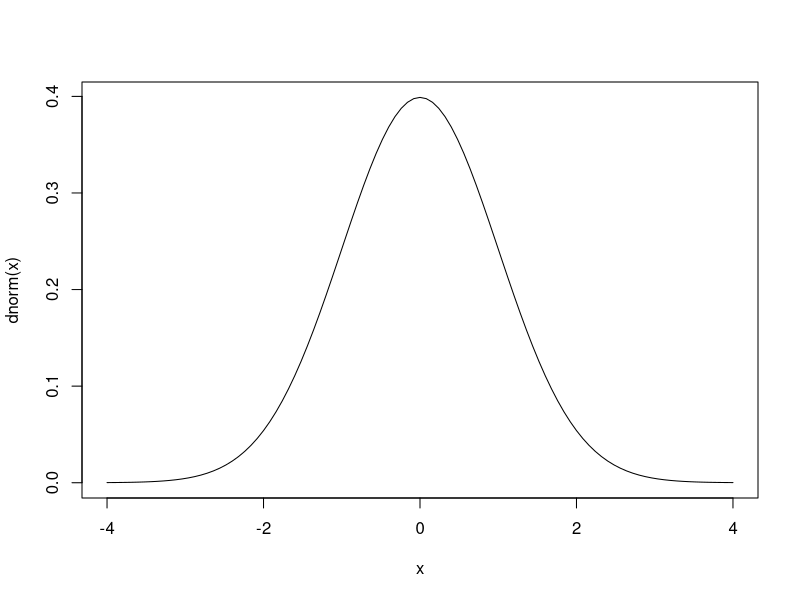
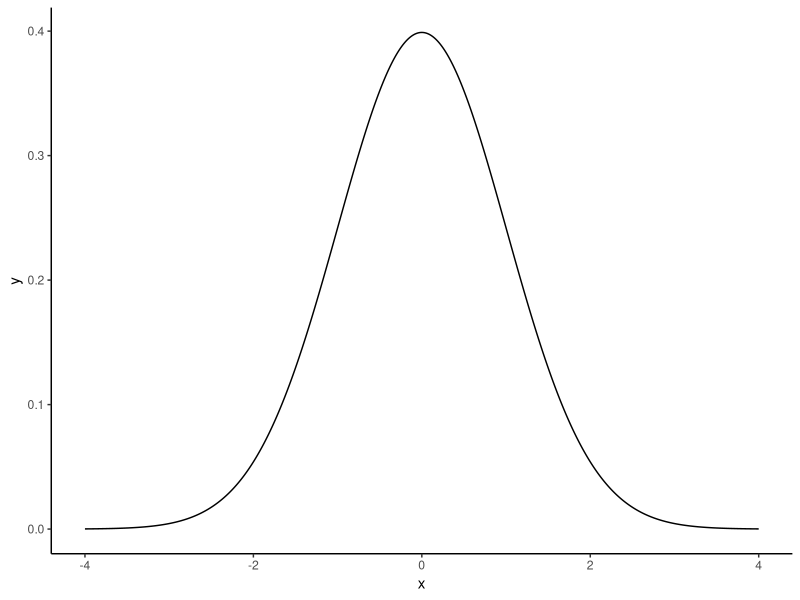
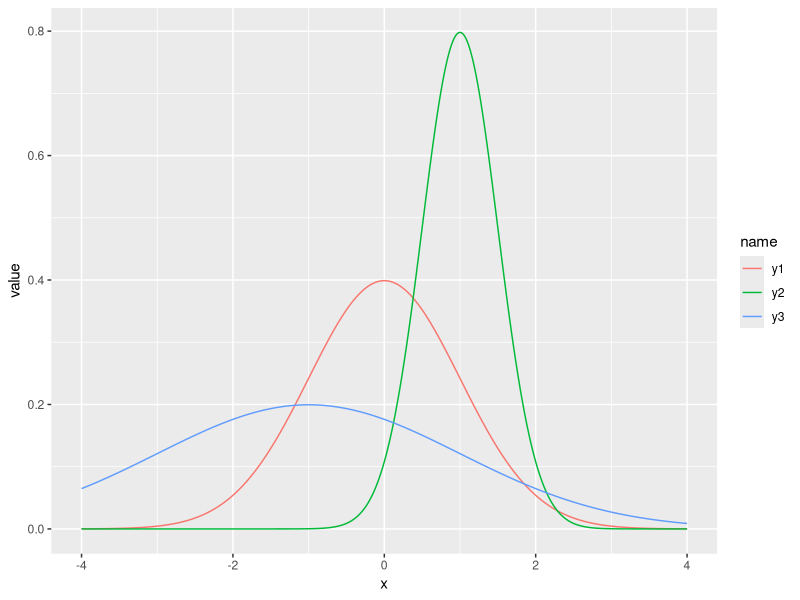
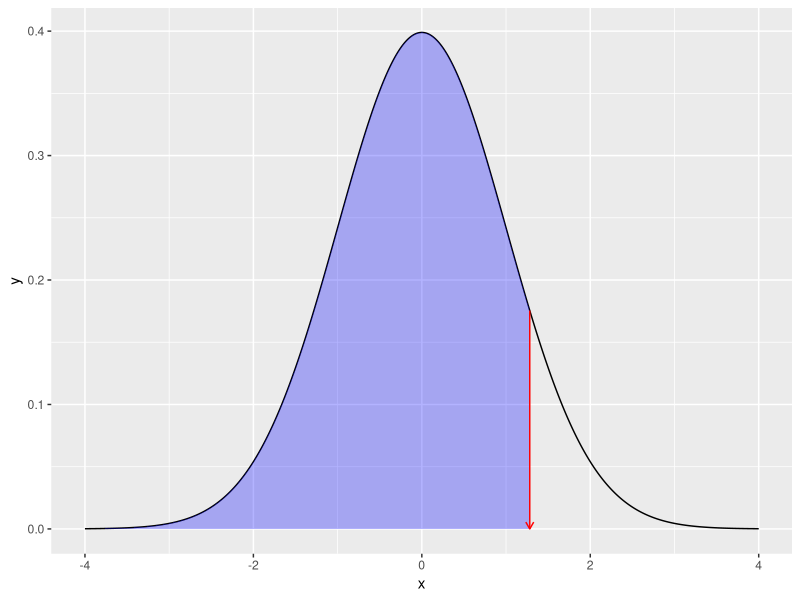
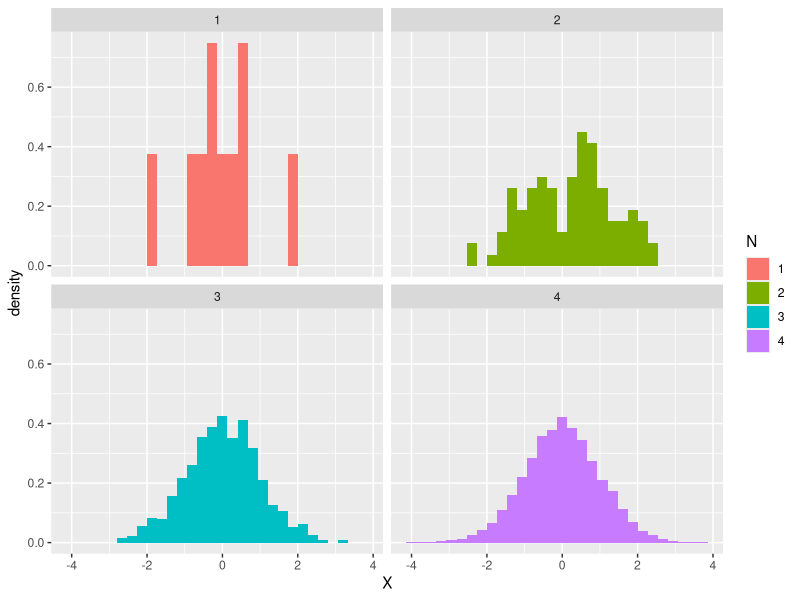
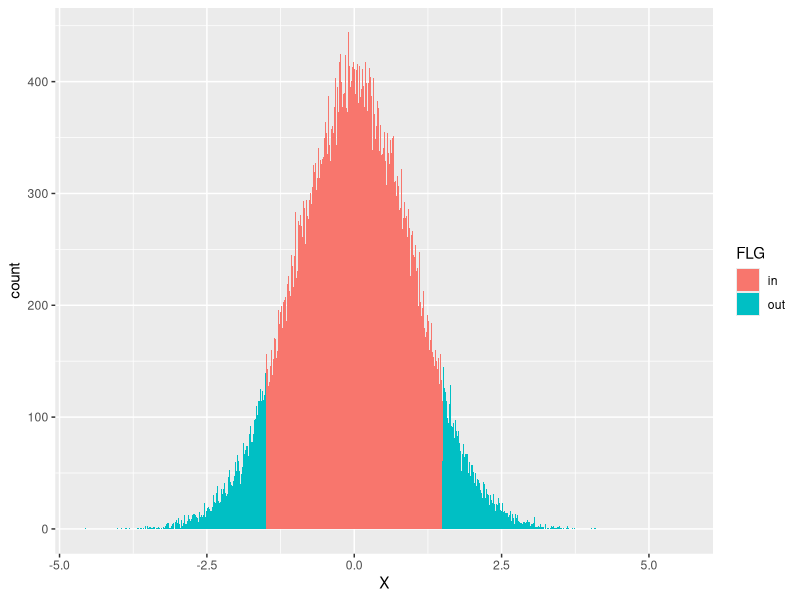
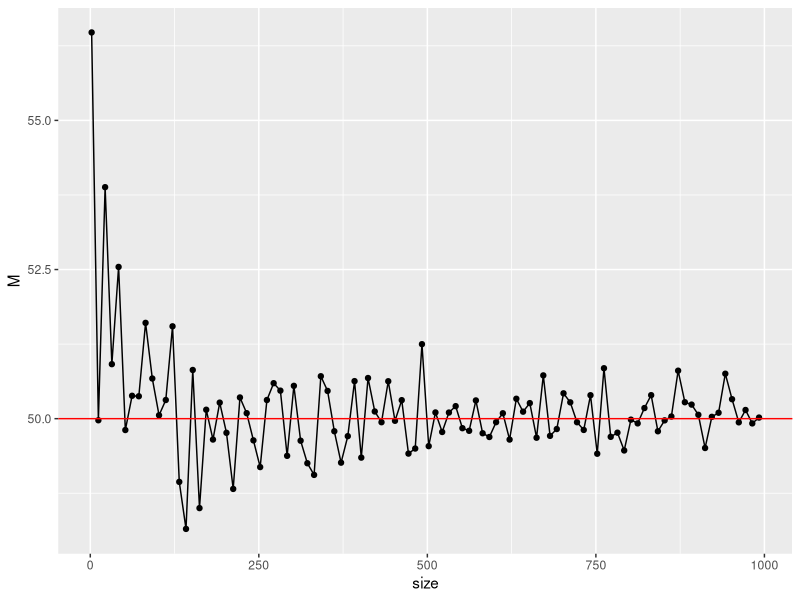

Generate these figures, in order, with R:
## ---- chunk 1
# 標準のプロット関数，curve
curve(dnorm(x), from = -4, to = 4)
## ---- chunk 2
#| dev: "ragg_png"
# ggplot2を使ってカッコよく
library(tidyverse)
data.frame(x = seq(-4, 4, by = 0.01)) %>%
  mutate(y = dnorm(x)) %>%
  ggplot(aes(x = x, y = y)) +
  geom_line() +
  theme_classic()
## ---- chunk 3
#| dev: "ragg_png"
data.frame(x = seq(-4, 4, by = 0.01)) %>%
  mutate(
    y1 = dnorm(x, mean = 0, sd = 1),
    y2 = dnorm(x, mean = 1, sd = 0.5),
    y3 = dnorm(x, mean = -1, sd = 2)
  ) %>%
  pivot_longer(-x) %>%
  ggplot(aes(x = x, y = value, color = name)) +
  geom_line()
## ---- chunk 4
# 累積分布関数
pnorm(1.96, mean = 0, sd = 1)
# 累積分布の逆関数
qnorm(0.975, mean = 0, sd = 1)
## ---- chunk 5
# 描画
prob <- 0.9
## 全体の正規分布カーブ
df1 <- data.frame(x = seq(from = -4, 4, by = 0.01)) %>%
  mutate(y = dnorm(x, mean = 0, sd = 1))
## qnorm(0.975)までのデータ
df2 <- data.frame(x = seq(from = -4, qnorm(prob), by = 0.01)) %>%
  mutate(y = dnorm(x, mean = 0, sd = 1))
## データセットの違いに注意
ggplot() +
  geom_line(data = df1, aes(x = x, y = y)) +
  geom_ribbon(data = df2, aes(x = x, y = y, ymin = 0, ymax = y), fill = "blue", alpha = 0.3) +
  ## 以下装飾
  geom_segment(
    aes(x = qnorm(prob), y = dnorm(qnorm(prob)), xend = qnorm(prob), yend = 0),
    arrow = arrow(length = unit(0.2, "cm")), color = "red"
  )
## ---- chunk 6
rnorm(n = 10, mean = 50, sd = 10)
## ---- chunk 7
rnorm(n = 10, mean = 50, sd = 10)
## ---- chunk 8
# seedを指定
set.seed(12345)
rnorm(n = 3)
# 同じseedを再設定
set.seed(12345)
rnorm(n = 3)
## ---- chunk 9
rN10 <- rnorm(10)
rN100 <- rnorm(100)
rN1000 <- rnorm(1000)
rN10000 <- rnorm(10000)

data.frame(
  N = c(
    rep(1, 10), rep(2, 100),
    rep(3, 1000), rep(4, 10000)
  ),
  X = c(rN10, rN100, rN1000, rN10000)
) %>%
  mutate(N = as.factor(N)) %>%
  ggplot(aes(x = X, fill = N)) +
  # 縦軸を相対頻度に
  geom_histogram(aes(y = ..density..)) +
  facet_wrap(~N)
## ---- chunk 10
pnorm(+1.5, mean = 0, sd = 1) - pnorm(-1.5, mean = 0, sd = 1)
## ---- chunk 11
x <- rnorm(100000, mean = 0, sd = 1)
df <- data.frame(X = x) %>%
  # 該当する範囲かどうかを判定する変数を作る
  mutate(FLG = ifelse(X > -1.5 & X < 1.5, 1, 2)) %>%
  mutate(FLG = factor(FLG, labels = c("in", "out")))
## 計算
df %>%
  group_by(FLG) %>%
  summarise(n = n()) %>%
  mutate(prob = n / 100000)
## ---- chunk 12
## 可視化
df %>%
  ggplot(aes(x = X, fill = FLG)) +
  geom_histogram(binwidth = 0.01)
## ---- chunk 13
pnorm(108, mean = 65, sd = 10) - pnorm(92, mean = 65, sd = 10)
## ---- chunk 14
1 - pnorm(7, mean = 10, sd = 10)
## ---- chunk 15
set.seed(12345)
# 100人分の身長データをつくる。小数点以下2桁を丸めた
Po <- rnorm(100, mean = 150, sd = 10) %>% round(2)
print(Po)
## ---- chunk 16
M <- mean(Po)
V <- mean((Po - M)^2)
# 母平均
print(M)
# 母分散
print(V)
## ---- chunk 17
s1 <- sample(Po, size = 10)
s1
## ---- chunk 18
m1 <- mean(s1)
v1 <- mean((s1 - mean(s1))^2)
# 標本平均
print(m1)
# 標本分散
print(v1)
## ---- chunk 19
s2 <- sample(Po, size = 10)
s2
m2 <- mean(s2)
v2 <- mean((s2 - mean(s2))^2)
# 標本平均その2
print(m2)
## ---- chunk 20
set.seed(12345)
sample_size <- seq(from = 2, to = 1000, by = 10)
# 平均値を格納するオブジェクトを初期化
sample_mean <- rep(0, length(sample_size))
# 反復
for (i in 1:length(sample_size)) {
  sample_mean[i] <- rnorm(sample_size[i], mean = 50, sd = 10) %>%
    mean()
}

# 可視化
data.frame(size = sample_size, M = sample_mean) %>%
  ggplot(aes(x = size, y = M)) +
  geom_point() +
  geom_line() +
  geom_hline(yintercept = 50, color = "red")
## ---- chunk 21
iter <- 5000
vars <- rep(0, iter)
unbiased_vars <- rep(0, iter)

## 乱数の生成と計算
set.seed(12345)
for (i in 1:iter) {
  sample <- rnorm(n = 20, mean = 50, sd = 10)
  vars[i] <- mean((sample - mean(sample))^2)
  unbiased_vars[i] <- var(sample)
}

## 期待値
mean(vars)
mean(unbiased_vars)
## ---- chunk 22
iter <- 10000
n <- 10
mu <- 50
SD <- 10

# 平均値を格納しておくオブジェクト
m <- rep(0,iter)

set.seed(12345)
for (i in 1:iter) {
  # サンプリングし，標本統計量を保存
  sample <- rnorm(n, mean = mu, sd = SD)
  m[i] <- mean(sample)
}

result.df <- data.frame(m = m) %>%
  # 推定が一致するとTRUE,外れるとFALSEになる変数を作る
  mutate(
    point_estimation = ifelse(m == mu, TRUE, FALSE),
    interval_estimation = ifelse(m - 5 <= mu & mu <= m + 5, TRUE, FALSE)
  ) %>% 
  summarise(
    n1 = sum(point_estimation),
    n2 = sum(interval_estimation),
    prob1 = mean(point_estimation),
    prob2 = mean(interval_estimation)
  ) %>% print()
## ---- chunk 23
# 両端から2.5%ずつ取り除くと
qnorm(0.025)
qnorm(0.975)
## ---- chunk 24
interval <- 1.96 * SD / sqrt(n)
result.df2 <- data.frame(m = m) %>%
  # 推定が一致するとTRUE,外れるとFALSEになる変数を作る
  mutate(
    interval_estimation = ifelse(m - interval  <= mu & mu <= m + interval, TRUE, FALSE)
  ) %>% 
  summarise(
    prob = mean(interval_estimation)
  ) %>% print()
## ---- chunk 25
# シミュレーションの設定
iter <- 10000
n <- 10
mu <- 50
SD <- 10

# 平均値を格納しておくオブジェクト
m <- rep(0,iter)
interval <- rep(0,iter)

set.seed(12345)
for (i in 1:iter) {
  # サンプリングし，標本統計量を保存
  sample <- rnorm(n, mean = mu, sd = SD)
  m[i] <- mean(sample)
  U <- sqrt(var(sample)) # sd(sample)でも同じ
  interval[i] <- qt(p=0.975,df=n-1) * U / sqrt(n)
}

result.df <- data.frame(m = m,interval = interval) %>%
  # 推定が一致するとTRUE,外れるとFALSEになる変数を作る
  mutate(
    interval_estimation = ifelse(m - interval <= mu & mu <= m + interval, TRUE, FALSE)
  ) %>% 
  summarise(
    prob = mean(interval_estimation)
  ) %>% print()
